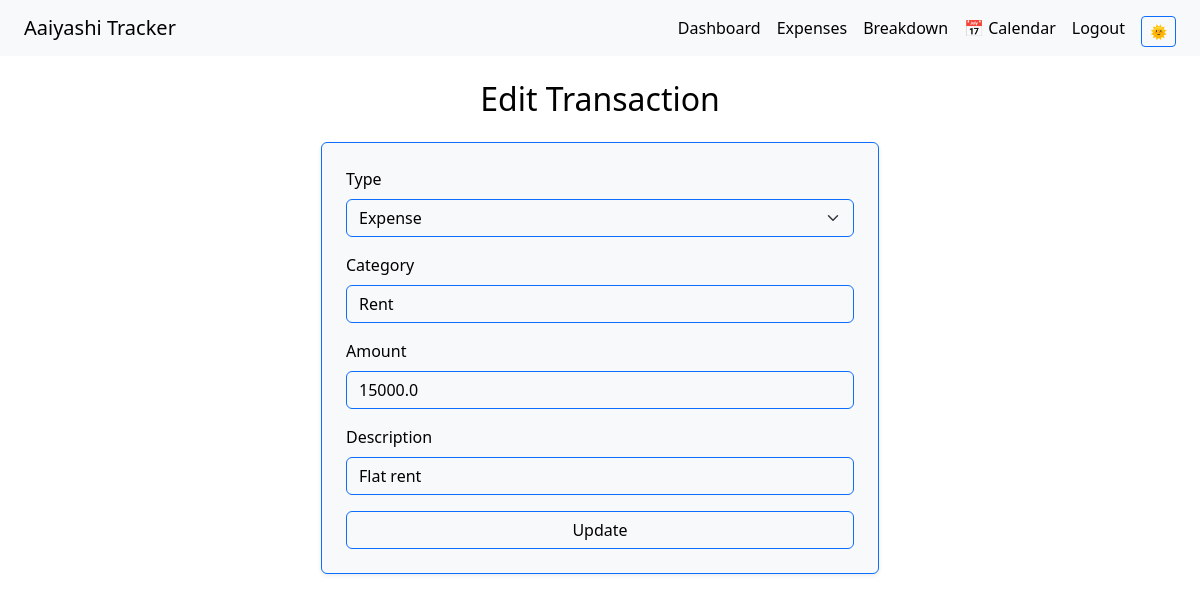
Page /edit/1 (signed in) on the committed database.
### app/models.py (models this page shows)
class Expense(db.Model):
    id = db.Column(db.Integer, primary_key=True)
    type = db.Column(db.String(10))
    category = db.Column(db.String(50))
    amount = db.Column(db.Float)
    date = db.Column(db.Date, default=datetime.utcnow)
    description = db.Column(db.String(200))
    user_id = db.Column(db.Integer, db.ForeignKey('user.id'), nullable=False)

### app/routes.py (the view, shortened to what this page needs)
@main.route('/edit/<int:expense_id>', methods=['GET', 'POST'])
@login_required
def edit_expense(expense_id):
    expense = Expense.query.get_or_404(expense_id)
    if expense.user_id != current_user.id:
        flash("Unauthorized access!", "danger")
        return redirect(url_for('main.expenses'))
    return render_template('edit_expense.html', expense=expense)

### app/routes.py (called while the page is built)
@login_manager.user_loader
def load_user(user_id):
    return User.query.get(int(user_id))

### app/templates/edit_expense.html (shortened to what this page needs)
{% extends 'base.html' %}
{% block content %}
<h2 class="text-center mb-4">Edit Transaction</h2>
<form method="POST" class="card p-4 shadow-sm col-md-6 mx-auto">
    <div class="mb-3">
        <label class="form-label">Type</label>
        <select name="type" class="form-select" required>
            <option value="Expense" {% if expense.type == 'Expense' %}selected{% endif %}>Expense</option>
        </select>
    </div>
    <div class="mb-3">
        <label class="form-label">Category</label>
        <input type="text" name="category" class="form-control" value="{{ expense.category }}" required>
    </div>
    <div class="mb-3">
        <label class="form-label">Amount</label>
        <input type="number" name="amount" class="form-control" value="{{ expense.amount }}" required>
    </div>
    <div class="mb-3">
        <label class="form-label">Description</label>
        <input type="text" name="description" class="form-control" value="{{ expense.description }}">
    </div>
    <button type="submit" class="btn btn-success w-100">Update</button>
</form>
{% endblock %}

### app/static/styles.css (style rules this page uses)
:root { --bg-color: #ffffff; --text-color: #000000; --card-color: #f8f9fa; --accent-color: #0d6efd; }
body { background-color: var(--bg-color) !important; color: var(--text-color); }
.card, .shadow-sm, table, .form-control, .form-select, .btn { background-color: var(--card-color) !important; color: var(--text-color) !important; border-color: var(--accent-color) !important; }
a, .btn { color: var(--accent-color); }

### rows in the picture
Expense: type "Expense", category "Rent", amount "15000.0", description "Flat rent"
